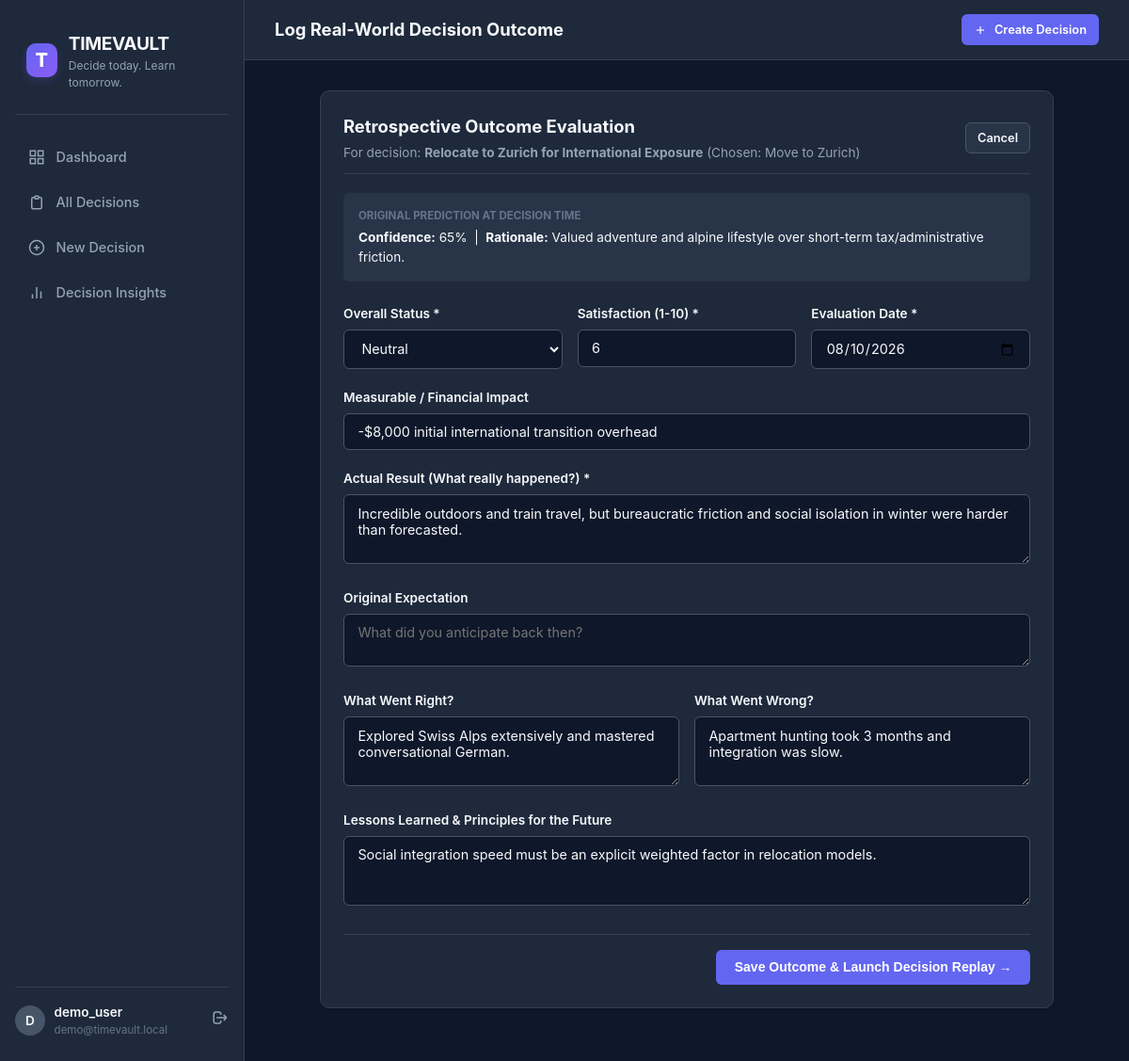
Screenshot of /decisions/2/outcome/ (signed in) with the database file from the repository.
### decisions/models.py (models this page shows, shortened)
class Decision(models.Model):
    CATEGORY_CHOICES = [
        ('CAREER', 'Career'),
        ('EDUCATION', 'Education'),
        ('FINANCE', 'Finance'),
        ('PERSONAL', 'Personal'),
        ('BUSINESS', 'Business'),
        ('TECHNOLOGY', 'Technology'),
        ('TRAVEL', 'Travel'),
        ('PURCHASE', 'Purchase'),
        ('RELATIONSHIPS', 'Relationships'),
        ('OTHER', 'Other'),
    ]
    IMPORTANCE_CHOICES = [
        ('LOW', 'Low'),
        ('MEDIUM', 'Medium'),
        ('HIGH', 'High'),
        ('CRITICAL', 'Critical'),
    ]
    STATUS_CHOICES = [
        ('DRAFT', 'Draft'),
        ('ACTIVE', 'Active'),
        ('DECIDED', 'Decided'),
        ('OUTCOME_PENDING', 'Outcome Pending'),
        ('COMPLETED', 'Completed'),
        ('ARCHIVED', 'Archived'),
    ]
    user = models.ForeignKey(User, on_delete=models.CASCADE, related_name='decisions')
    title = models.CharField(max_length=255, help_text="e.g. 'Should I accept the Senior Engineer offer at Company X?'")
    description = models.TextField(blank=True, help_text="Detailed context, motivations, and background.")
    category = models.CharField(max_length=20, choices=CATEGORY_CHOICES, default='CAREER')
    importance = models.CharField(max_length=15, choices=IMPORTANCE_CHOICES, default='MEDIUM')
    status = models.CharField(max_length=20, choices=STATUS_CHOICES, default='ACTIVE')
    deadline = models.DateField(null=True, blank=True, help_text="Target date to make the decision")
    decided_at = models.DateTimeField(null=True, blank=True)
    selected_option = models.ForeignKey(
        'DecisionOption',
        null=True,
        blank=True,
        on_delete=models.SET_NULL,
        related_name='chosen_in_decisions'
    )
    confidence_score = models.PositiveIntegerField(
        null=True,
        blank=True,
        validators=[MinValueValidator(1), MaxValueValidator(100)],
        help_text="Confidence level from 1% to 100%"
    )
    decision_reasoning = models.TextField(blank=True, help_text="Why this option was chosen over alternatives")
    created_at = models.DateTimeField(auto_now_add=True)
    updated_at = models.DateTimeField(auto_now=True)
    class Meta:
        ordering = ['-updated_at']
        indexes = [
            models.Index(fields=['user', 'status']),
            models.Index(fields=['user', 'category']),
        ]

class DecisionOption(models.Model):
    decision = models.ForeignKey(Decision, on_delete=models.CASCADE, related_name='options')
    title = models.CharField(max_length=200, help_text="e.g. 'Accept Offer A (Hybrid, San Francisco)'")
    description = models.TextField(blank=True)
    order = models.PositiveIntegerField(default=1)
    created_at = models.DateTimeField(auto_now_add=True)
    class Meta:
        ordering = ['order', 'id']

class DecisionOutcome(models.Model):
    OUTCOME_STATUS_CHOICES = [
        ('SUCCESSFUL', 'Successful'),
        ('NEUTRAL', 'Neutral'),
        ('UNSUCCESSFUL', 'Unsuccessful'),
    ]
    decision = models.OneToOneField(Decision, on_delete=models.CASCADE, related_name='outcome')
    outcome_status = models.CharField(max_length=15, choices=OUTCOME_STATUS_CHOICES)
    actual_result = models.TextField(help_text="What actually happened in reality")
    expected_result = models.TextField(blank=True, help_text="What was anticipated at decision time")
    satisfaction_score = models.PositiveIntegerField(
        validators=[MinValueValidator(1), MaxValueValidator(10)],
        help_text="Retrospective satisfaction rating (1-10)"
    )
    outcome_date = models.DateField(help_text="Date when outcome was evaluated")
    financial_impact = models.CharField(max_length=200, blank=True, help_text="Measurable financial or career outcome")
    what_went_right = models.TextField(blank=True)
    what_went_wrong = models.TextField(blank=True)
    lessons_learned = models.TextField(blank=True)
    created_at = models.DateTimeField(auto_now_add=True)
    updated_at = models.DateTimeField(auto_now=True)

### decisions/views.py (the view)
# urls.py: path('decisions/<int:pk>/outcome/', views.decision_outcome_view, name='decision_outcome'),
@login_required
def decision_outcome_view(request, pk):
    decision = get_object_or_404(Decision, pk=pk, user=request.user)
    outcome = getattr(decision, 'outcome', None)
    if request.method == 'POST':
        form = OutcomeForm(request.POST, instance=outcome)
        if form.is_valid():
            new_outcome = form.save(commit=False)
            new_outcome.decision = decision
            new_outcome.save()
            decision.status = 'COMPLETED'
            decision.save()
            record_timeline_event(
                decision,
                'OUTCOME_RECORDED',
                f"Outcome recorded: {new_outcome.get_outcome_status_display()}",
                f"Satisfaction: {new_outcome.satisfaction_score}/10. Summary: {new_outcome.actual_result[:100]}"
            )
            messages.success(request, "Outcome recorded! Check out your Decision Replay comparison.")
            return redirect('decision_replay', pk=decision.pk)
    else:
        initial_data = {}
        if not outcome:
            initial_data = {
                'outcome_date': timezone.now().date(),
                'expected_result': decision.decision_reasoning or ''
            }
        form = OutcomeForm(instance=outcome, initial=initial_data)
    context = {
        'decision': decision,
        'form': form,
        'outcome': outcome,
    }
    return render(request, 'decisions/outcome_form.html', context)

### templates/decisions/outcome_form.html (shortened to what this page needs)
{% extends 'base.html' %}
{% block header_title %}Log Real-World Decision Outcome{% endblock %}
{% block content %}
<div style="max-width: 780px; margin: 0 auto;">
  <div class="card">
    <div class="card-header">
      <div>
        <h2 class="card-title">Retrospective Outcome Evaluation</h2>
        <p style="font-size: 0.85rem; color: var(--text-muted); margin-top: 0.2rem;">
          For decision: <strong>{{ decision.title }}</strong> (Chosen: {{ decision.selected_option.title|default:"None" }})
        </p>
      </div>
      <a href="{% url 'decision_detail' decision.pk %}" class="btn btn-secondary btn-sm">Cancel</a>
    </div>
    <div style="background-color: var(--bg-surface-elevated); padding: 1rem; border-radius: var(--radius-sm); margin-bottom: 1.5rem; font-size: 0.85rem;">
      <div style="color: var(--text-dim); text-transform: uppercase; font-size: 0.72rem; font-weight: 700;">Original Prediction at Decision Time</div>
      <div style="margin-top: 0.25rem;">
        <strong>Confidence:</strong> {{ decision.confidence_score|default:"N/A" }}% &nbsp;|&nbsp;
        <strong>Rationale:</strong> {{ decision.decision_reasoning|default:"None provided" }}
      </div>
    </div>
    <form method="post" novalidate>
      <div style="display: grid; grid-template-columns: 1fr 1fr 1fr; gap: 1rem;">
        <div class="form-group">
          <label class="form-label" for="{{ form.outcome_status.id_for_label }}">Overall Status *</label>
          {{ form.outcome_status }}
        </div>
        <div class="form-group">
          <label class="form-label" for="{{ form.satisfaction_score.id_for_label }}">Satisfaction (1-10) *</label>
          {{ form.satisfaction_score }}
        </div>
        <div class="form-group">
          <label class="form-label" for="{{ form.outcome_date.id_for_label }}">Evaluation Date *</label>
          {{ form.outcome_date }}
        </div>
      </div>
      <div class="form-group">
        <label class="form-label" for="{{ form.financial_impact.id_for_label }}">Measurable / Financial Impact</label>
        {{ form.financial_impact }}
      </div>
      <div class="form-group">
        <label class="form-label" for="{{ form.actual_result.id_for_label }}">Actual Result (What really happened?) *</label>
        {{ form.actual_result }}
      </div>
      <div class="form-group">
        <label class="form-label" for="{{ form.expected_result.id_for_label }}">Original Expectation</label>
        {{ form.expected_result }}
      </div>
      <div style="display: grid; grid-template-columns: 1fr 1fr; gap: 1rem;">
        <div class="form-group">
          <label class="form-label" for="{{ form.what_went_right.id_for_label }}">What Went Right?</label>
          {{ form.what_went_right }}
        </div>
        <div class="form-group">
          <label class="form-label" for="{{ form.what_went_wrong.id_for_label }}">What Went Wrong?</label>
          {{ form.what_went_wrong }}
        </div>
      </div>
      <div class="form-group">
        <label class="form-label" for="{{ form.lessons_learned.id_for_label }}">Lessons Learned & Principles for the Future</label>
        {{ form.lessons_learned }}
      </div>
      <div style="display: flex; justify-content: flex-end; gap: 1rem; margin-top: 1.5rem; padding-top: 1rem; border-top: 1px solid var(--border-subtle);">
        <button type="submit" class="btn btn-primary">
          Save Outcome & Launch Decision Replay →
        </button>
      </div>
    </form>
  </div>
</div>
{% endblock %}

### templates/base.html (shortened to what this page needs)
{% load static %}
<!DOCTYPE html>
<html lang="en">
<head>
  <link rel="stylesheet" href="{% static 'css/style.css' %}">
</head>
<body>
  <div class="app-shell">
    {% if user.is_authenticated %}
    <aside class="sidebar">
      <div class="brand-header">
        <div class="brand-icon">T</div>
        <div>
          <div class="brand-title">TIMEVAULT</div>
          <div class="brand-tagline">Decide today. Learn tomorrow.</div>
        </div>
      </div>
      <nav class="nav-group">
        <a href="{% url 'dashboard' %}" class="nav-link {% if request.resolver_match.url_name == 'dashboard' %}active{% endif %}">
          <svg width="18" height="18" fill="none" stroke="currentColor" stroke-width="2" viewBox="0 0 24 24"><rect x="3" y="3" width="7" height="7"/><rect x="14" y="3" width="7" height="7"/><rect x="14" y="14" width="7" height="7"/><rect x="3" y="14" width="7" height="7"/></svg>
          Dashboard
        </a>
        <a href="{% url 'decision_list' %}" class="nav-link {% if request.resolver_match.url_name == 'decision_list' %}active{% endif %}">
          <svg width="18" height="18" fill="none" stroke="currentColor" stroke-width="2" viewBox="0 0 24 24"><path d="M9 5H7a2 2 0 00-2 2v12a2 2 0 002 2h10a2 2 0 002-2V7a2 2 0 00-2-2h-2M9 5a2 2 0 002 2h2a2 2 0 002-2M9 5a2 2 0 012-2h2a2 2 0 012 2"/></svg>
          All Decisions
        </a>
        <a href="{% url 'decision_create' %}" class="nav-link {% if request.resolver_match.url_name == 'decision_create' %}active{% endif %}">
          <svg width="18" height="18" fill="none" stroke="currentColor" stroke-width="2" viewBox="0 0 24 24"><circle cx="12" cy="12" r="10"/><line x1="12" y1="8" x2="12" y2="16"/><line x1="8" y1="12" x2="16" y2="12"/></svg>
          New Decision
        </a>
        <a href="{% url 'insights' %}" class="nav-link {% if request.resolver_match.url_name == 'insights' %}active{% endif %}">
          <svg width="18" height="18" fill="none" stroke="currentColor" stroke-width="2" viewBox="0 0 24 24"><path d="M18 20V10M12 20V4M6 20v-6"/></svg>
          Decision Insights
        </a>
      </nav>
      <div class="user-profile">
        <div style="display: flex; align-items: center; gap: 0.6rem;">
          <div class="user-avatar">{{ user.username|make_list|first|upper }}</div>
          <div>
            <div style="font-size: 0.85rem; font-weight: 600;">{{ user.username }}</div>
            <div style="font-size: 0.72rem; color: var(--text-dim);">{{ user.email|default:"Active User" }}</div>
          </div>
        </div>
        <a href="{% url 'logout' %}" title="Sign out" style="color: var(--text-muted); font-size: 0.8rem; hover: color: var(--accent-danger);">
          <svg width="18" height="18" fill="none" stroke="currentColor" stroke-width="2" viewBox="0 0 24 24"><path d="M17 16l4-4m0 0l-4-4m4 4H7m6 4v1a3 3 0 01-3 3H6a3 3 0 01-3-3V7a3 3 0 013-3h4a3 3 0 013 3v1"/></svg>
        </a>
      </div>
    </aside>
    {% endif %}
    <div class="main-wrapper">
      <header class="top-bar">
        <h1 style="font-size: 1.15rem; font-weight: 700;">{% block header_title %}Decision Intelligence{% endblock %}</h1>
        <div style="display: flex; align-items: center; gap: 1rem;">
          {% if user.is_authenticated %}
            <a href="{% url 'decision_create' %}" class="btn btn-primary btn-sm">
              <svg width="14" height="14" fill="none" stroke="currentColor" stroke-width="2" viewBox="0 0 24 24"><line x1="12" y1="5" x2="12" y2="19"/><line x1="5" y1="12" x2="19" y2="12"/></svg>
              Create Decision
            </a>
          {% else %}
            <a href="{% url 'login' %}" class="btn btn-secondary btn-sm">Sign In</a>
            <a href="{% url 'register' %}" class="btn btn-primary btn-sm">Sign Up</a>
          {% endif %}
        </div>
      </header>
      <main class="page-container">
        {% block content %}{% endblock %}
      </main>
    </div>
  </div>
</body>
</html>

### rows the page displays
Decision: title "Relocate to Zurich for International Exposure", selected_option "Move to Zurich", confidence_score "65", decision_reasoning "Valued adventure and alpine lifestyle over short-term tax/administrative friction."
DecisionOutcome: outcome_status "Neutral", satisfaction_score "6", outcome_date "08/10/2026", financial_impact "-$8,000 initial international transition overhead", actual_result "Incredible outdoors and train travel, but bureaucratic friction and social isolation in winter were harder than forecasted.", what_went_right "Explored Swiss Alps extensively and mastered conversational German.", what_went_wrong "Apartment hunting took 3 months and integration was slow.", lessons_learned "Social integration speed must be an explicit weighted factor in relocation models."

### other values shown
{{ user.username|make_list|first|upper }} "D"
{{ user.username }} "demo_user"
{{ user.email|default:"Active User" }} "demo@timevault.local"
